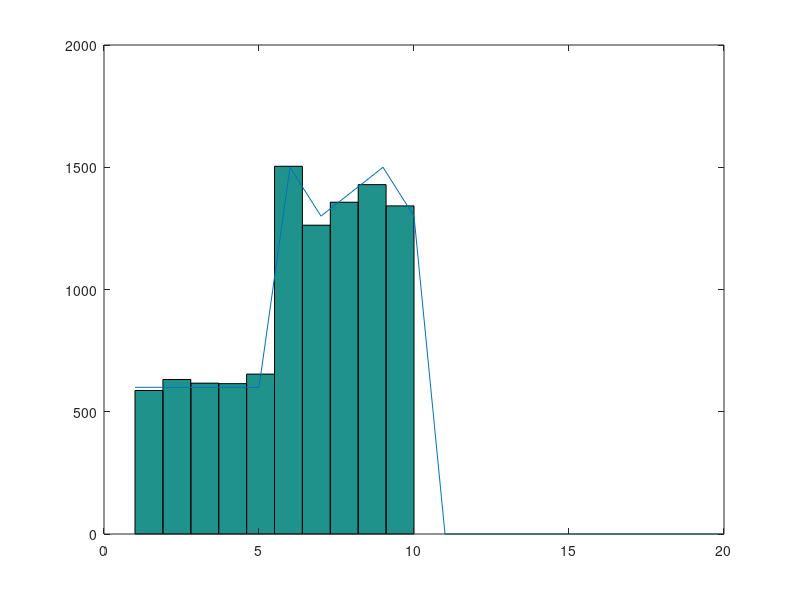

Reproduce this figure in MATLAB.
clear;
p=[0.06 0.06 0.06 0.06 0.06 0.15 0.13 0.14 0.15 0.13 0 0 0 0 0 0 0 0 0 0];
expnum=10000;
c=3;
for i=1:expnum, k=0;
    while 1, k=k+1;
        j=1+floor(20*rand);
        if 3*rand<=p(j)/0.05
            X(i)=j;
            C(i)=k;
            break;
        end
    end
end
hist(X)
hold
p=p.*expnum;
plot(p)
disp('Sample mean:');
disp(sum(X)/expnum);
disp('Var:');
disp(var(X));
disp('Efficiency:');
disp(expnum/sum(C));